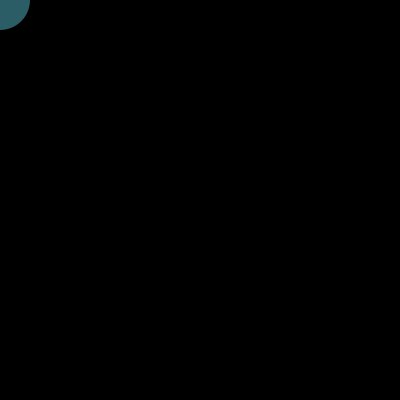
Frame 1 (no input)
Frame 60 (the mouse pressed at the canvas centre just before this capture): identical to frame 1, image omitted
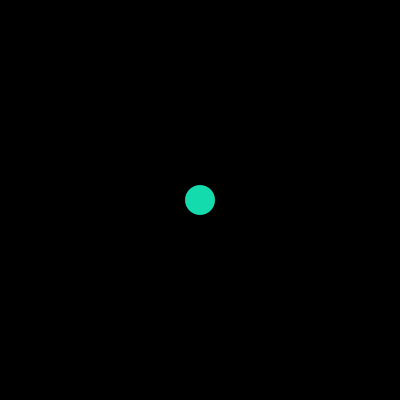
Frame 120 (the mouse held since frame 60 and released just before this capture)

The Processing sketch that drew these frames (run headless with seeded random() and noise(); from frame 60 on, the mouse is pressed at the canvas centre):

// Processing sketch: sketch_SIMPLESKETCH
// ── sketch_SIMPLESKETCH.pde
//circle follows mouse

void setup() {
  size(400, 400);
  noStroke();
}

void draw(){
 background(0);  //paints everything black

//if mouse pressed circle goes opposite and fill turns light
   if (mousePressed) {
   //ellipse(mouseY, mouseX, 30, 30);
   //fill(20, 219, 173);
   
   fill(20, 219, 173); //makes the circle color of the circle (below)
   ellipse(mouseY, mouseX, 30, 30);
   
   }  else if (keyPressed ==  true) {
    fill(219, 20, 110);
    ellipse(mouseY, mouseX, 80, 80);
   
//if not original color   
   }  else  {
 
   fill(42, 93, 101);
   ellipse(mouseX, mouseY, 60, 60);
   
    }
     
// when key pressed turn red

    
     
//if not turn original color   
}
